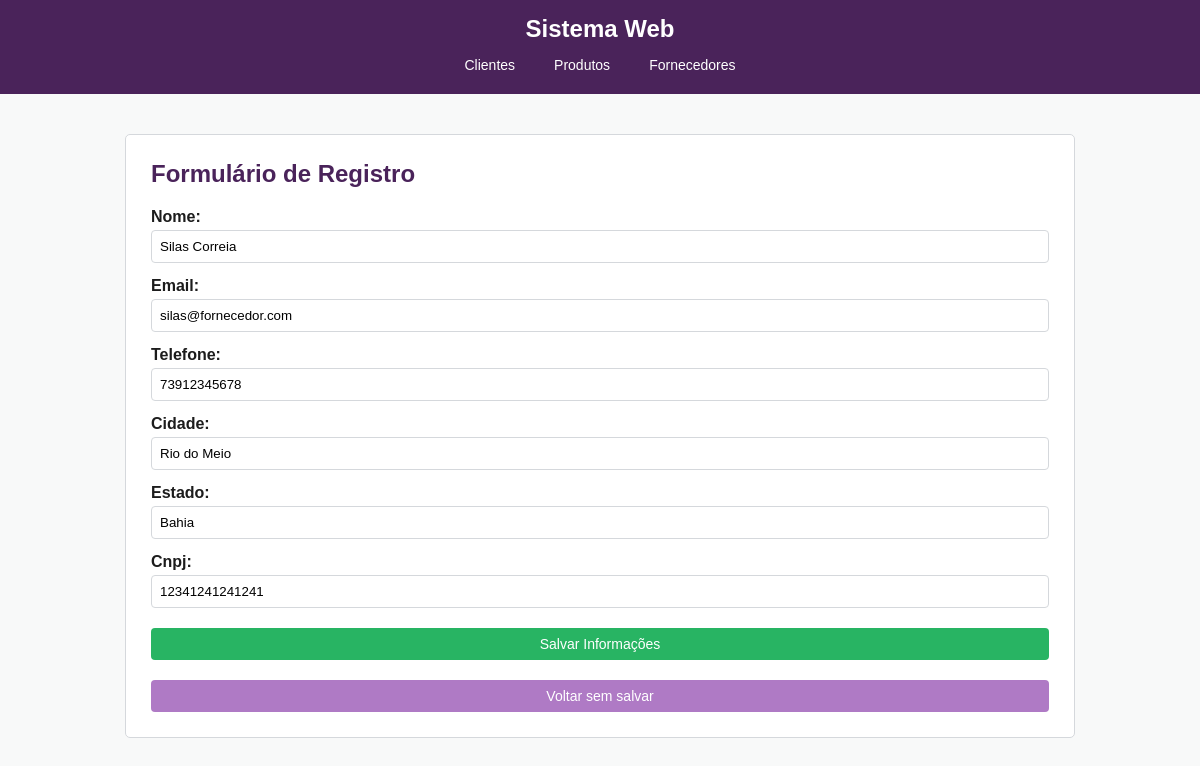
Page /fornecedores-produtos/editar/2 on the committed database.
### fornecedores/models.py (models this page shows, shortened)
class Fornecedor(models.Model):
    nome = models.CharField(max_length=100)
    email = models.EmailField()
    telefone = models.CharField(max_length=11)
    cidade = models.CharField(max_length=100)
    estado = models.CharField(max_length=100)
    cnpj = models.CharField(max_length=14)

### fornecedores/views.py (the view)
# urls.py: path("editar/<int:pk>", FornecedorUpdate.as_view(), name="editar-fornecedores"),
class FornecedorUpdate(UpdateView):
    model = Fornecedor
    form_class = FornecedorForm
    template_name = "fornecedores/form.html"
    success_url = reverse_lazy("lista-fornecedores")

### fornecedores/forms.py
class FornecedorForm(ModelForm):
    class Meta:
        model = Fornecedor
        fields = ["nome", "email", "telefone", "cidade", "estado", "cnpj"]

### templates/fornecedores/form.html (shortened to what this page needs)
{% extends 'base.html' %}
{% block content %}
<div class="d-flex">
    <h2 style="color: var(--primary);">Formulário de Registro</h2>
</div>
<form method="post">
    {{ form.as_p }}
    <div class="mt-3">
        <button type="submit" class="btn btn-success w-100">
            Salvar Informações
        </button>
        <button
            type="button"
            class="btn w-100 mt-3"
            style="background: var(--accent);"
            onclick="history.back()">
            Voltar sem salvar
        </button>
    </div>
</form>
{% endblock %}

### templates/base.html (style rules this page uses)
:root { --primary:#4a235a; --accent:#af7ac5; --danger:#c0392b; --success:#28b463; --light:#f8f9f9; --white:#ffffff; --dark:#1c1c1c; --border:#d5d8dc; }
* { box-sizing:border-box; margin:0; padding:0; font-family:Verdana, Geneva, Tahoma, sans-serif; }
body { background-color:var(--light); color:var(--dark); }
form p { margin-bottom:14px; }
label { display:block; margin-bottom:4px; font-weight:bold; }
input[type="text"], input[type="email"], input[type="number"], input[type="date"], select { width:100%; padding:8px; border:1px solid var(--border); border-radius:4px; }
.btn,button,input[type="submit"] { background:var(--primary); color:white; padding:8px 16px; border:none; border-radius:4px; cursor:pointer; text-decoration:none; font-size:14px; }
.btn-success { background:var(--success); }
.d-flex { display:flex; justify-content:space-between; align-items:center; margin-bottom:20px; }
.mt-3 { margin-top:20px; }
.w-100 { width:100%; }

### rows in the picture
Fornecedor: nome "Silas Correia", email "silas@fornecedor.com", telefone "73912345678", cidade "Rio do Meio", estado "Bahia", cnpj "12341241241241"
